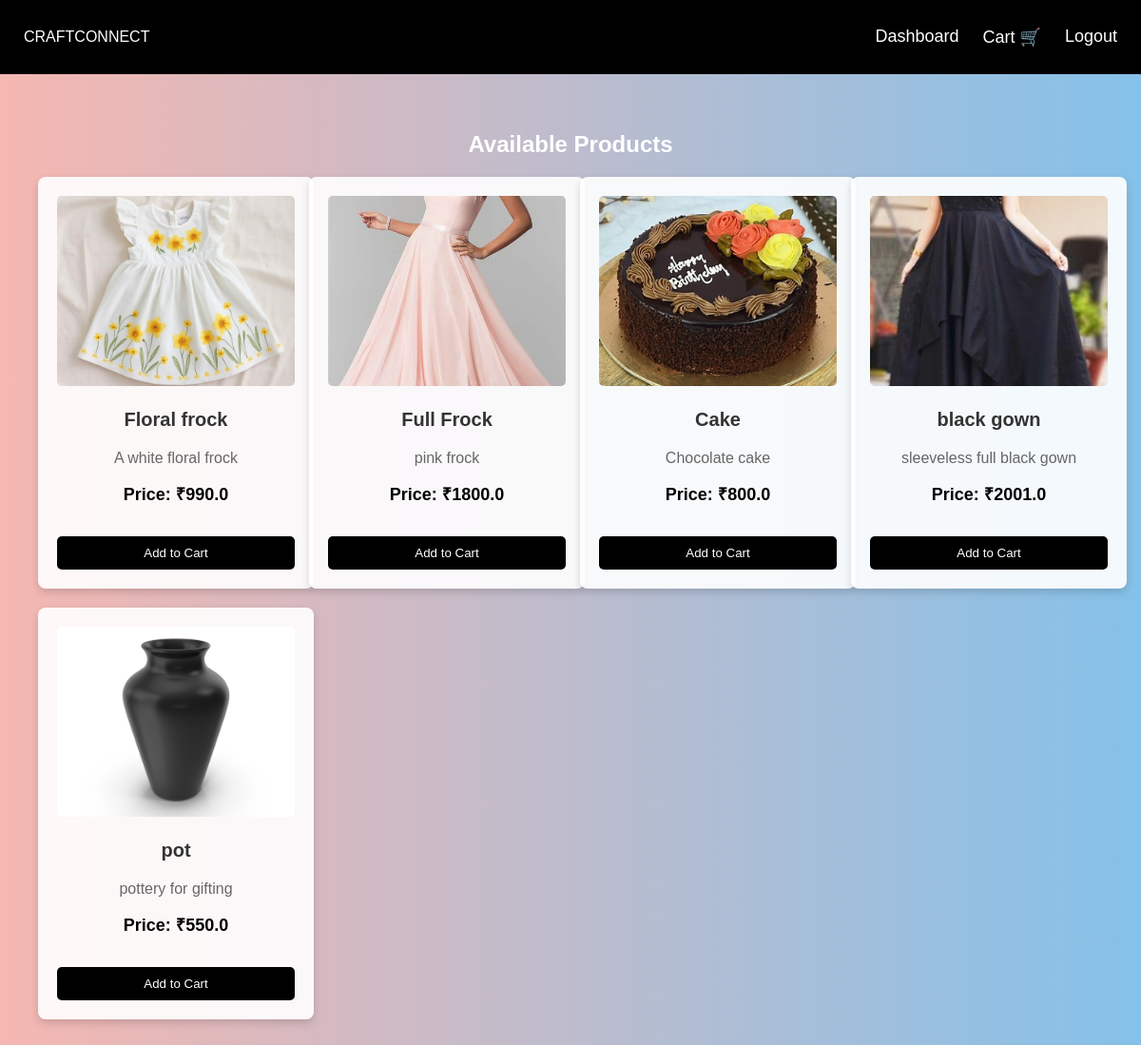
The app's page /browse_products with its own data.
### tables this page shows
CREATE TABLE products (
            id INTEGER PRIMARY KEY AUTOINCREMENT,
            name TEXT NOT NULL,
            description TEXT NOT NULL,
            price REAL NOT NULL,
            image TEXT NOT NULL,
            manufacturer_id INTEGER,
            FOREIGN KEY (manufacturer_id) REFERENCES users (id)
        );

### app.py (the view)
@app.route('/browse_products')
def browse_products():
    conn = sqlite3.connect("craftconnect.db")
    cursor = conn.cursor()
    cursor.execute("""
        SELECT products.id, products.name, products.description, products.price, products.image,
               users.name, users.id
        FROM products
        JOIN users ON products.manufacturer_id = users.id
    """)
    products = cursor.fetchall()
    conn.close()
    return render_template("browse_products.html", products=products)

### templates/browse_products.html (shortened to what this page needs)
<!DOCTYPE html>
<html lang="en">
<head>
    <link rel="stylesheet" href="{{ url_for('static', filename='css/styles.css') }}">
</head>
<body>
    <nav class="navbar">
        <div class="logo">CRAFTCONNECT</div>
        <ul class="nav-links">
            <li><a href="{{ url_for('customer_dashboard') }}">Dashboard</a></li>
            <li><a href="{{ url_for('cart') }}">Cart 🛒</a></li>
            <li><a href="{{ url_for('logout') }}">Logout</a></li>
        </ul>
    </nav>
    <section class="product-container">
        <h2>Available Products</h2>
        {% if products %}
            <div class="products-grid">
                {% for product in products %}
                <div class="product-card">
                    <img src="{{ url_for('static', filename='uploads/' + product[4]) }}" alt="{{ product[1] }}">
                    <h3>{{ product[1] }}</h3>
                    <p>{{ product[2] }}</p>
                    <p class="price"><strong>Price: ₹{{ product[3] }}</strong></p>
                    <form action="{{ url_for('add_to_cart', product_id=product[0]) }}" method="POST">
                        <button type="submit">Add to Cart</button>
                    </form>
                </div>
                {% endfor %}
            </div>
        {% else %}
            <p>No products available.</p>
        {% endif %}
    </section>
</body>
</html>

### static/css/styles.css (style rules this page uses)
body { margin: 0; font-family: Arial, sans-serif; background: linear-gradient(to right, #F5B7B1, #85C1E9); background-attachment: fixed; background-size: cover; color: white; }
.navbar { display: flex; justify-content: space-between; align-items: center; flex-wrap: wrap; padding: 12px 25px; background: black; color: white; }
.nav-links { list-style: none; display: flex; gap: 25px; }
.nav-links a { text-decoration: none; color: white; font-size: 18px; transition: 0.3s ease; }
.product-container { text-align: center; padding: 40px; }
.products-grid { display: grid; grid-template-columns: repeat(auto-fit, minmax(250px, 1fr)); gap: 20px; justify-content: center; }
.product-card { background: rgba(255, 255, 255, 0.9); color: black; padding: 20px; box-shadow: 0px 4px 8px rgba(0, 0, 0, 0.15); text-align: center; border-radius: 8px; width: 250px; }
.product-card img { width: 100%; height: 200px; object-fit: cover; border-radius: 5px; }
.product-card h3 { font-size: 20px; color: #333; }
.product-card p { font-size: 16px; color: #666; }
.product-card .price { font-size: 18px; font-weight: bold; color: black; margin-top: 10px; }
.product-card button { margin-top: 15px; padding: 10px; background: black; color: white; border: none; cursor: pointer; border-radius: 5px; }
input, button { width: 100%; padding: 10px; margin-top: 5px; }

### records on screen
products: image (picture), name "Floral frock", description "A white floral frock", price "990.0"
products: image (picture), name "Full Frock", description "pink frock", price "1800.0"
products: image (picture), name "Cake", description "Chocolate cake", price "800.0"
products: image (picture), name "black gown", description "sleeveless full black gown", price "2001.0"
products: image (picture), name "pot", description "pottery for gifting", price "550.0"
